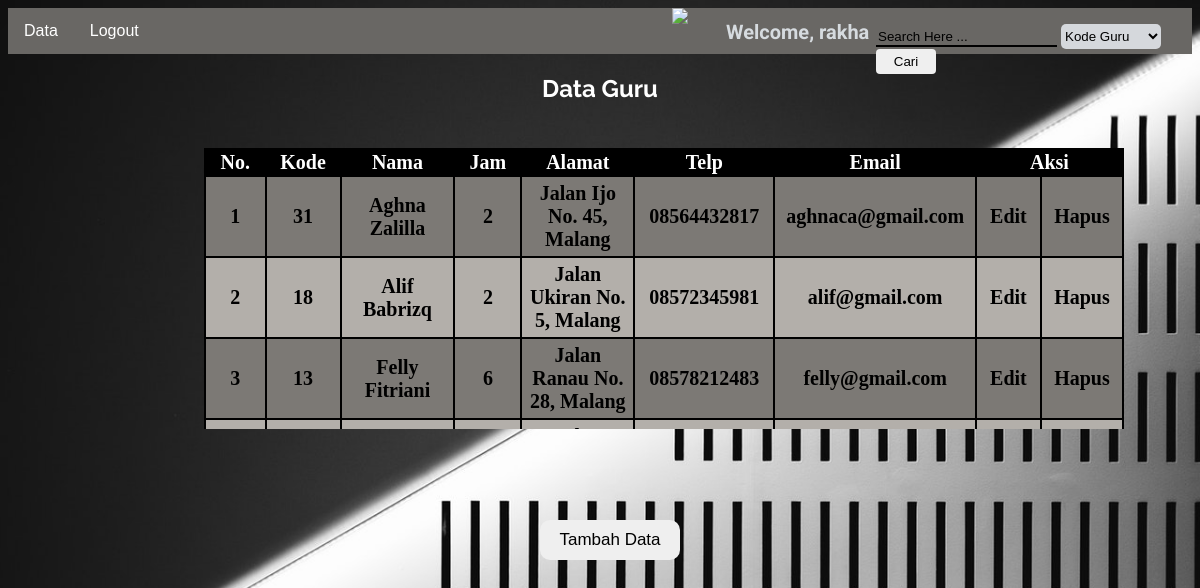
Screenshot of /guru/read.php (signed in) with the database file from the repository.
### tables this page shows
CREATE TABLE `t_guru` (
  `kode_guru` int(3) NOT NULL,
  `nama_guru` varchar(100) DEFAULT NULL,
  `jumlah_jam` int(2) DEFAULT NULL,
  `alamat` text,
  `telp` varchar(15) DEFAULT NULL,
  `email` varchar(50) DEFAULT NULL
);

### guru/read.php (the view, shortened to what this page needs)
<?php
include '../connect.php';
$nama = $_SESSION['user'];
$query = "SELECT * FROM t_guru
          ORDER BY (nama_guru)";
$result = mysqli_query($connect,$query);
$num = mysqli_num_rows ($result);
 ?>
<!DOCTYPE html>
<html>
  <head>
    <link rel="stylesheet" href="../css/master.css?v=1.1">
  </head>
  <body>
    <div class="navbar">
      <img src="../img/logo sekolah.png">
        <div class="dropdown">
          <button class="dropbtn">Data
          </button>
  </div>
  <a href="../login/logout.php" name='logout'>Logout</a>
  <h3 class="head">Welcome, <?php echo $nama; ?></h3>
</div>
  <form action="search.php" method="get" class="search">
    <input class="cari" type="search" name="cari" placeholder="Search Here ...">
    <select name="kategori" class="caribox">
      <option value="kode_guru">Kode Guru</option>
    </select>
    <input class="sumbit" id="src" type="submit" value="Cari" onclick="return validasiCari()">
  </form>
  <div class="wrapper">
    <h2>Data Guru</h2>
    <table class="guru">
      <thead class="tguru">
      <tr>
        <th>No.</th>
        <th>Kode</th>
        <th>Nama</th>
        <th>Jam</th>
        <th>Alamat</th>
        <th>Telp</th>
        <th>Email</th>
        <th colspan="2">Aksi</th>
      </tr>
      </thead>
      <?php
      if ($num > 0) {
        $no = 1;
        while ($data = mysqli_fetch_assoc($result)) {
          echo "<tbody class='bguru'>";
          echo "<tr>";
          echo "<td>". $no . "</td>";
          echo "<td>" . $data['kode_guru'] . "</td>";
          echo "<td>" . $data['nama_guru'] . "</td>";
          echo "<td>" . $data['jumlah_jam']. "</td>";
          echo "<td>" . $data['alamat'] . "</td>";
          echo "<td>" . $data['telp'] . "</td>";
          echo "<td>" . $data['email'] . "</td>";
          echo "<td><a href ='form-update.php?kode_guru=" . $data['kode_guru'] . "' class='edit'>Edit </a></td>";
          echo "<td><a href = 'delete.php?kode_guru=".$data['kode_guru']."'onclick='return confirm(\" Apakah Anda yakin ingin menghapus data?\")'class='hapu'>Hapus</a></td>";
          echo "</tr>";
          echo "</tbody>";
          $no++;
        }
      }
      else {
        echo "<tr> <td colspan='7'> Tidak ada data </td></tr>";
      }
      ?>
    </table>
      <br>
      <form action="../guru/form-create.php" method="post">
        <input type="submit" name="tambah" value="Tambah Data" class="submetlol">
      </form>
      </div>
  </body>
</html>

### css/master.css (style rules this page uses)
.navbar { overflow: hidden; background-color: #696764; font-family: Arial; }
.navbar a { float: left; font-size: 16px; color: white; text-align: center; padding: 14px 16px; text-decoration: none; }
.dropdown { float: left; overflow: hidden; }
.dropdown .dropbtn { font-size: 16px; border: none; outline: none; color: white; padding: 14px 16px; background-color: inherit; font-family: inherit; margin: 0; }
body { background-image: url(../img/2.jpeg); background-size: cover; overflow: hidden; }
table, td, th { border-collapse: collapse; border: 2px solid black; font-size: 20px; }
th { width: 300px; background-color: black; color: white; }
tbody:nth-child(odd) { background-color: #B3AFAA ; }
tbody:nth-child(even) { background-color: #7C7975; }
td { padding: 5px; width: 200px; font-weight: bold; text-align: center; }
.guru { table-layout: fixed; display: block; border: none; position: absolute; left: 17%; top: 18.5%; overflow-y: scroll; text-align: center; height: 281px; width: 920px; }
h2 { text-align: center; color: white; font-family: 'Raleway', sans-serif; }
.head { color: #D6DBDF; font-family: 'Roboto', sans-serif; font-size: 20px; position: absolute; left: 60.5%; top: -0%; }
.search { position: absolute; top: 3%; left: 73%; }
.cari { background: transparent; border: none; color: white; outline: none; border-bottom: 2px solid black; }
select[name='kategori'] { border: none; width: 100px; height: 25px; }
.sumbit { border: none; width: 60px; height: 25px; }
input[name='cari']::placeholder { color: black; }
.submetlol { position: absolute; left: 45%; top: 65%; outline: none; width: 140px; height: 40px; border: none; font-size: 17px; border-radius: 10px; cursor: pointer; }
.sumbit { cursor: pointer; border: none; border-radius: 4px; outline: none; }
a { text-decoration: none; color: black; }
.caribox { border-radius: 5px; outline: none; background-color: #D5D8DC; }
img { height: 50px; position: absolute; left: 56%; top: 1%; }

### rows the page displays
t_guru: kode_guru "31", nama_guru "Aghna Zalilla", jumlah_jam "2", alamat "Jalan Ijo No. 45, Malang", telp "08564432817", email "aghnaca@gmail.com"
t_guru: kode_guru "18", nama_guru "Alif Babrizq", jumlah_jam "2", alamat "Jalan Ukiran No. 5, Malang", telp "08572345981", email "alif@gmail.com"
t_guru: kode_guru "13", nama_guru "Felly Fitriani", jumlah_jam "6", alamat "Jalan Ranau No. 28, Malang", telp "08578212483", email "felly@gmail.com"

### other values shown
$nama "rakha"
